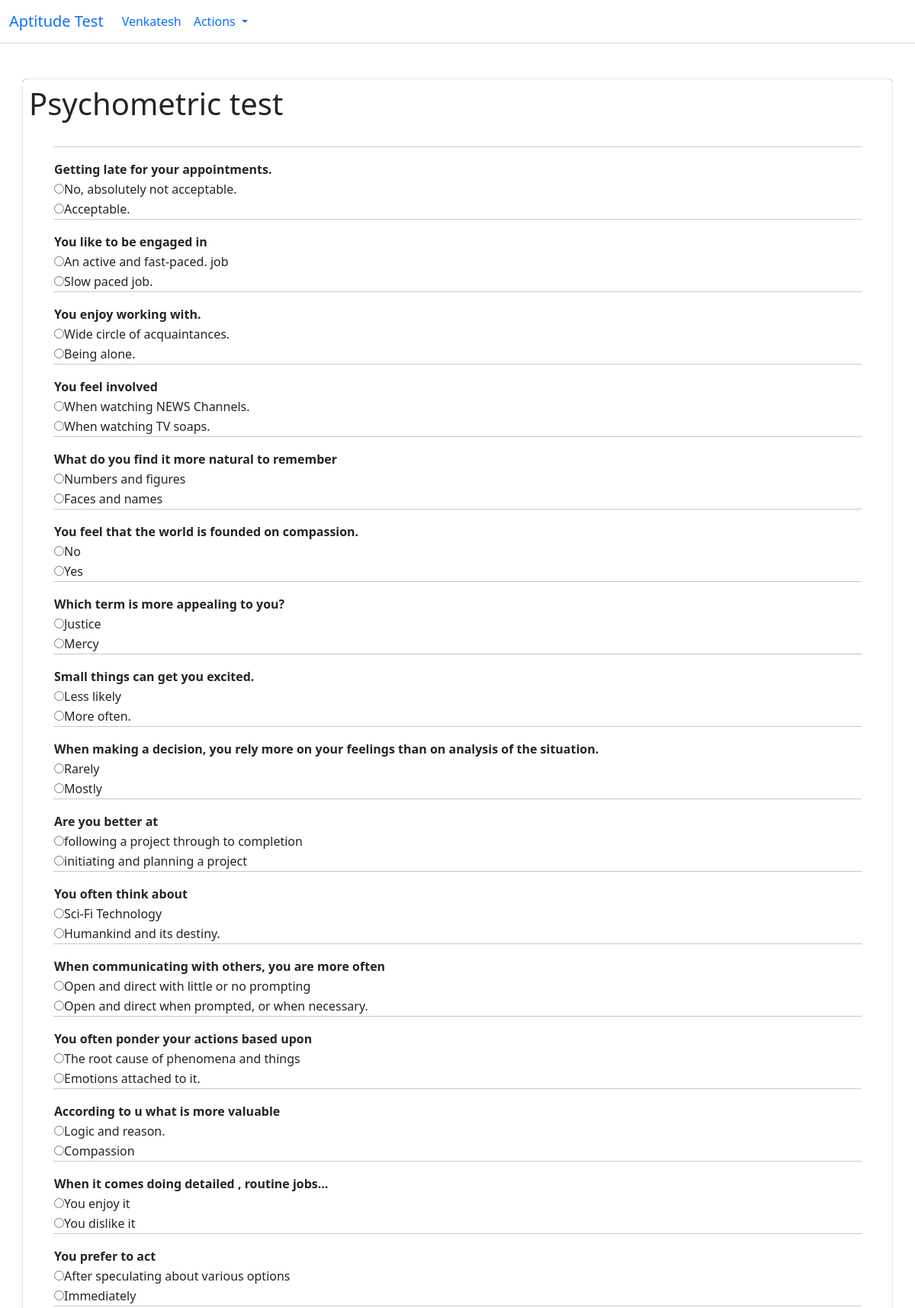
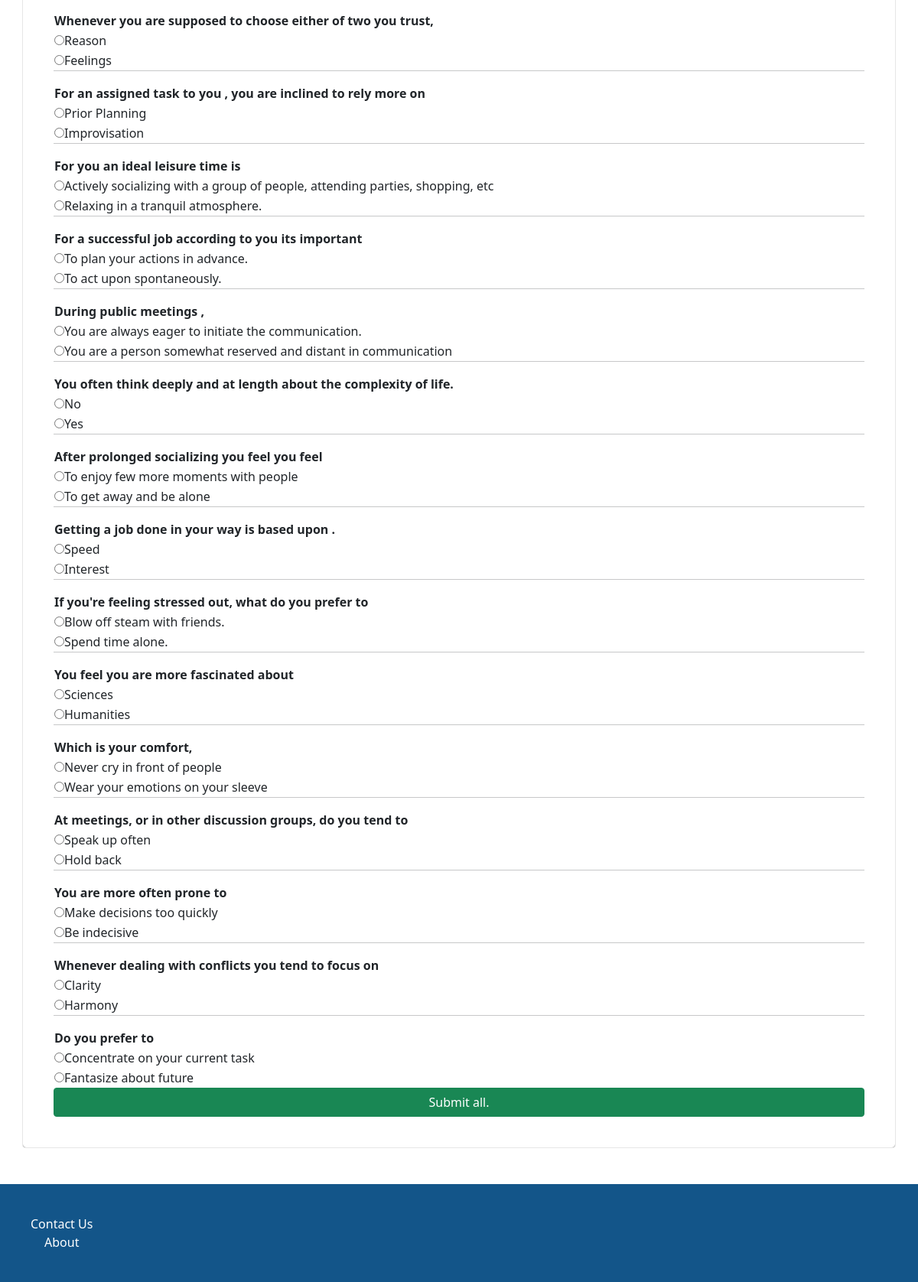
Page /Quiz/give_test/3 (signed in) on the committed database (2 pictures, top to bottom).
### Quiz/models.py (models this page shows, shortened)
class exam(models.Model):
    exam_name = models.CharField(max_length=50)
    exam_questions = models.ManyToManyField(questions)
    def __str__(self):
        return str(self.exam_name)

class questions(models.Model):
    question_text = models.CharField(max_length=120)
    answer1 = models.CharField(max_length=120)
    answer2 = models.CharField(max_length=120)
    parameter = models.ForeignKey('parameters',on_delete=CASCADE)

### Quiz/views.py (the view, shortened to what this page needs)
# urls.py: path('give_test/<int:pk>',views.give_test.as_view(),name='give_test'),
class give_test(View):
    def get(self,request,pk):
        exam_selected = exam.objects.get(id = pk)
        exam_answers = answers.objects.filter(exam__id = pk,user__id = request.user.id)
        if(len(exam_answers) == 0):
            exam_questions = exam_selected.exam_questions.all()
            return render(request,template_name='Quiz/give_test.html',context={'exam_questions':exam_questions,'exam_selected':exam_selected})
        else:
            return redirect('Quiz:dashboard')

### Quiz/templates/Quiz/give_test.html (shortened to what this page needs)
{% extends 'Quiz/base.html' %}
{%block content %}
<h1>{{exam_selected}}</h1>
<form method="POST">
    <div class="row dashboardblock">
        {% for question in exam_questions %}
        <table>
            <tr>
                <td><strong>{{question.question_text}}</strong></td>
            </tr>
            <tr>
                <td><input type="radio" id="{{question.answer1}}" name={{question.id}}
                        value="{{question.answer1}}">{{question.answer1}} </td>
            </tr>
            <hr>
            <tr>
                <td><input type="radio" id="{{question.answer1}}" name={{question.id}} value="{{question.answer2}}">{{question.answer2}} </td>
            </tr>
        </table>
        {% endfor %}
        <input type="submit" value="Submit all." class="btn btn-success">
    </div>
</form>
{% endblock %}

### Quiz/templates/Quiz/base.html (shortened to what this page needs)
<!doctype html>
<html lang="en">
<head>
    {% load static %}
    <link href="{% static 'Quiz/css/bootstrap.min.css' %}" rel="stylesheet" type="text/css">
    <link href="{% static 'Quiz/css/styles.css' %}" rel="stylesheet" type="text/css">
</head>
<body>
    <nav class="navbar navbar-expand-lg navstyle">
        <div class="container-fluid ">
          <a class="navbar-brand" href="#">Aptitude Test</a>
          <div class="collapse navbar-collapse" id="navbarSupportedContent">
            <ul class="navbar-nav mb-2 mb-lg-0 ">
            {% if request.user.is_authenticated %}
              <li class="nav-item">
                <a class="nav-link active" aria-current="page" href="{% url 'Quiz:dashboard' %}" ">{{request.user}} </a>
              </li>
              <li class="nav-item dropdown">
                <a class="nav-link dropdown-toggle" href="#" id="navbarDropdown" role="button" data-bs-toggle="dropdown" aria-expanded="false">
                  Actions
                </a>
              </li>
            {% endif %}
            </ul>
          </div>
        </div>
      </nav>
        <div class = "container mt-5 p-2 container-card">
                    {% block content %}
                    {% endblock %}
        </div>
        <footer>
        <div class = "container-fluid mt-5 p-2 footer">
          <div class = "row footer-block">
          Contact Us <br>
          About
          </div>
        </div>
      </footer>
</body>
</html>

### Quiz/static/Quiz/css/styles.css (style rules this page uses)
.container-card { border-color:white; border-radius: 4px; background-color :white; border-width:thin; box-shadow: 0px 0px 1px 0px black; }
.dashboardblock { margin: 1em; background-color: white; padding: 1em; }
.footer { position: relative; bottom: 0; width: 100%; background-color: #135589; color: white; text-align: center; margin-top: auto; }
.navstyle { background-color: white; box-shadow: 0px 0px 1px 0px black; }
.footer-block { margin :1em; padding :1em; }

### rows in the picture
exam: exam_name "Psychometric test"
questions: question_text "Getting late for your appointments.", answer1 "No, absolutely not acceptable.", answer2 "Acceptable."
questions: question_text "You like to be engaged in", answer1 "An active and fast-paced. job", answer2 "Slow paced job."
questions: question_text "You enjoy working with.", answer1 "Wide circle of acquaintances.", answer2 "Being alone."
questions: question_text "You feel involved", answer1 "When watching NEWS Channels.", answer2 "When watching TV soaps."
questions: question_text "What do you find it more natural to remember", answer1 "Numbers and figures", answer2 "Faces and names"
questions: question_text "You feel that the world is founded on compassion.", answer1 "No", answer2 "Yes"
questions: question_text "Which term is more appealing to you?", answer1 "Justice", answer2 "Mercy"
questions: question_text "Small things can get you excited.", answer1 "Less likely", answer2 "More often."
questions: question_text "When making a decision, you rely more on your feelings than on analysis of the situation.", answer1 "Rarely", answer2 "Mostly"
questions: question_text "Are you better at", answer1 "following a project through to completion", answer2 "initiating and planning a project"
questions: question_text "You often think about", answer1 "Sci-Fi Technology", answer2 "Humankind and its destiny."
questions: question_text "When communicating with others, you are more often", answer1 "Open and direct with little or no prompting", answer2 "Open and direct when prompted, or when necessary."
questions: question_text "You often ponder your actions based upon", answer1 "The root cause of phenomena and things", answer2 "Emotions attached to it."
questions: question_text "According to u what is more valuable", answer1 "Logic and reason.", answer2 "Compassion"
questions: question_text "When it comes doing detailed , routine jobs…", answer1 "You enjoy it", answer2 "You dislike it"
questions: question_text "You prefer to act", answer1 "After speculating about various options", answer2 "Immediately"
questions: question_text "Whenever you are supposed to choose either of two you trust,", answer1 "Reason", answer2 "Feelings"
questions: question_text "For an assigned task to you , you are inclined to rely more on", answer1 "Prior Planning", answer2 "Improvisation"
questions: question_text "For you an ideal leisure time is", answer1 "Actively socializing with a group of people, attending parties, shopping, etc", answer2 "Relaxing in a tranquil atmosphere."
questions: question_text "For a successful job according to you its important", answer1 "To plan your actions in advance.", answer2 "To act upon spontaneously."
questions: question_text "During public meetings ,", answer1 "You are always eager to initiate the communication.", answer2 "You are a person somewhat reserved and distant in communication"
questions: question_text "You often think deeply and at length about the complexity of life.", answer1 "No", answer2 "Yes"
questions: question_text "After prolonged socializing you feel you feel", answer1 "To enjoy few more moments with people", answer2 "To get away and be alone"
questions: question_text "Getting a job done in your way is based upon .", answer1 "Speed", answer2 "Interest"
questions: question_text "If you're feeling stressed out, what do you prefer to", answer1 "Blow off steam with friends.", answer2 "Spend time alone."
questions: question_text "You feel you are more fascinated about", answer1 "Sciences", answer2 "Humanities"
questions: question_text "Which is your comfort,", answer1 "Never cry in front of people", answer2 "Wear your emotions on your sleeve"
questions: question_text "At meetings, or in other discussion groups, do you tend to", answer1 "Speak up often", answer2 "Hold back"
questions: question_text "You are more often prone to", answer1 "Make decisions too quickly", answer2 "Be indecisive"
questions: question_text "Whenever dealing with conflicts you tend to focus on", answer1 "Clarity", answer2 "Harmony"
questions: question_text "Do you prefer to", answer1 "Concentrate on your current task", answer2 "Fantasize about future"

### other values in the picture
{{ request.user }} "Venkatesh"
